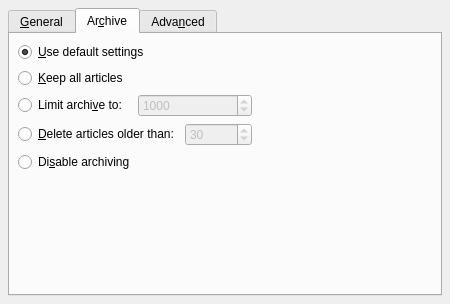
<?xml version="1.0" encoding="UTF-8"?>
<ui version="4.0">
 <class>Akregator::FeedPropertiesWidgetBase</class>
 <widget class="QWidget" name="Akregator::FeedPropertiesWidgetBase">
  <property name="geometry">
   <rect>
    <x>0</x>
    <y>0</y>
    <width>450</width>
    <height>304</height>
   </rect>
  </property>
  <property name="sizePolicy">
   <sizepolicy hsizetype="Preferred" vsizetype="Preferred">
    <horstretch>0</horstretch>
    <verstretch>0</verstretch>
   </sizepolicy>
  </property>
  <property name="windowTitle">
   <string>Feed Properties</string>
  </property>
  <layout class="QGridLayout">
   <property name="margin">
    <number>8</number>
   </property>
   <property name="spacing">
    <number>6</number>
   </property>
   <item row="0" column="0">
    <widget class="QTabWidget" name="tabWidget2">
     <property name="sizePolicy">
      <sizepolicy hsizetype="Preferred" vsizetype="Preferred">
       <horstretch>0</horstretch>
       <verstretch>0</verstretch>
      </sizepolicy>
     </property>
     <property name="currentIndex">
      <number>1</number>
     </property>
     <widget class="QWidget" name="tab1">
      <attribute name="title">
       <string>&amp;General</string>
      </attribute>
      <layout class="QGridLayout">
       <property name="margin">
        <number>8</number>
       </property>
       <property name="spacing">
        <number>6</number>
       </property>
       <item row="1" column="0">
        <widget class="QCheckBox" name="cb_updateInterval">
         <property name="text">
          <string>U&amp;se a custom update interval</string>
         </property>
        </widget>
       </item>
       <item row="2" column="0">
        <layout class="QHBoxLayout">
         <property name="spacing">
          <number>6</number>
         </property>
         <property name="margin">
          <number>0</number>
         </property>
         <item>
          <spacer>
           <property name="orientation">
            <enum>Qt::Horizontal</enum>
           </property>
           <property name="sizeType">
            <enum>QSizePolicy::Fixed</enum>
           </property>
           <property name="sizeHint" stdset="0">
            <size>
             <width>31</width>
             <height>20</height>
            </size>
           </property>
          </spacer>
         </item>
         <item>
          <widget class="QLabel" name="updateLabel">
           <property name="enabled">
            <bool>false</bool>
           </property>
           <property name="text">
            <string>Update &amp;every:</string>
           </property>
           <property name="buddy">
            <cstring>updateSpinBox</cstring>
           </property>
          </widget>
         </item>
         <item>
          <widget class="KIntSpinBox" name="updateSpinBox">
           <property name="enabled">
            <bool>false</bool>
           </property>
          </widget>
         </item>
         <item>
          <widget class="QComboBox" name="updateComboBox">
           <property name="enabled">
            <bool>false</bool>
           </property>
          </widget>
         </item>
        </layout>
       </item>
       <item row="3" column="0">
        <widget class="QCheckBox" name="checkBox_useNotification">
         <property name="text">
          <string>Notify when new articles arri&amp;ve</string>
         </property>
        </widget>
       </item>
       <item row="0" column="0">
        <layout class="QGridLayout">
         <property name="margin">
          <number>0</number>
         </property>
         <property name="spacing">
          <number>6</number>
         </property>
         <item row="1" column="0">
          <widget class="QLabel" name="textLabel3">
           <property name="text">
            <string>&amp;URL:</string>
           </property>
           <property name="buddy">
            <cstring>urlEdit</cstring>
           </property>
          </widget>
         </item>
         <item row="0" column="0">
          <widget class="QLabel" name="textLabel2">
           <property name="text">
            <string>&amp;Name:</string>
           </property>
           <property name="buddy">
            <cstring>feedNameEdit</cstring>
           </property>
          </widget>
         </item>
         <item row="0" column="1">
          <widget class="KLineEdit" name="feedNameEdit">
           <property name="sizePolicy">
            <sizepolicy hsizetype="Expanding" vsizetype="Fixed">
             <horstretch>1</horstretch>
             <verstretch>0</verstretch>
            </sizepolicy>
           </property>
           <property name="toolTip">
            <string>Display name of RSS column</string>
           </property>
          </widget>
         </item>
         <item row="1" column="1">
          <widget class="KLineEdit" name="urlEdit"/>
         </item>
        </layout>
       </item>
       <item row="4" column="0">
        <spacer>
         <property name="orientation">
          <enum>Qt::Vertical</enum>
         </property>
         <property name="sizeHint" stdset="0">
          <size>
           <width>20</width>
           <height>40</height>
          </size>
         </property>
        </spacer>
       </item>
      </layout>
     </widget>
     <widget class="QWidget" name="tab2">
      <attribute name="title">
       <string>Ar&amp;chive</string>
      </attribute>
      <layout class="QGridLayout">
       <property name="margin">
        <number>8</number>
       </property>
       <property name="spacing">
        <number>6</number>
       </property>
       <item row="0" column="0">
        <widget class="QRadioButton" name="rb_globalDefault">
         <property name="text">
          <string>&amp;Use default settings</string>
         </property>
         <property name="checked">
          <bool>true</bool>
         </property>
        </widget>
       </item>
       <item row="3" column="0">
        <widget class="QRadioButton" name="rb_disableArchiving">
         <property name="text">
          <string>Di&amp;sable archiving</string>
         </property>
        </widget>
       </item>
       <item row="2" column="0">
        <layout class="QHBoxLayout">
         <property name="spacing">
          <number>6</number>
         </property>
         <property name="margin">
          <number>0</number>
         </property>
         <item>
          <layout class="QVBoxLayout">
           <property name="spacing">
            <number>6</number>
           </property>
           <property name="margin">
            <number>0</number>
           </property>
           <item>
            <layout class="QHBoxLayout">
             <property name="spacing">
              <number>6</number>
             </property>
             <property name="margin">
              <number>0</number>
             </property>
             <item>
              <widget class="QRadioButton" name="rb_limitArticleNumber">
               <property name="text">
                <string>Limit archi&amp;ve to:</string>
               </property>
              </widget>
             </item>
             <item>
              <widget class="KIntSpinBox" name="sb_maxArticleNumber">
               <property name="enabled">
                <bool>false</bool>
               </property>
               <property name="maximum">
                <number>999999999</number>
               </property>
               <property name="value">
                <number>1000</number>
               </property>
              </widget>
             </item>
            </layout>
           </item>
           <item>
            <layout class="QHBoxLayout">
             <property name="spacing">
              <number>6</number>
             </property>
             <property name="margin">
              <number>0</number>
             </property>
             <item>
              <widget class="QRadioButton" name="rb_limitArticleAge">
               <property name="text">
                <string>&amp;Delete articles older than:</string>
               </property>
              </widget>
             </item>
             <item>
              <widget class="KIntSpinBox" name="sb_maxArticleAge">
               <property name="enabled">
                <bool>false</bool>
               </property>
               <property name="maximum">
                <number>999999999</number>
               </property>
               <property name="value">
                <number>30</number>
               </property>
              </widget>
             </item>
            </layout>
           </item>
          </layout>
         </item>
         <item>
          <spacer>
           <property name="orientation">
            <enum>Qt::Horizontal</enum>
           </property>
           <property name="sizeType">
            <enum>QSizePolicy::Expanding</enum>
           </property>
           <property name="sizeHint" stdset="0">
            <size>
             <width>99</width>
             <height>20</height>
            </size>
           </property>
          </spacer>
         </item>
        </layout>
       </item>
       <item row="4" column="0">
        <spacer>
         <property name="orientation">
          <enum>Qt::Vertical</enum>
         </property>
         <property name="sizeHint" stdset="0">
          <size>
           <width>20</width>
           <height>40</height>
          </size>
         </property>
        </spacer>
       </item>
       <item row="1" column="0">
        <widget class="QRadioButton" name="rb_keepAllArticles">
         <property name="text">
          <string>&amp;Keep all articles</string>
         </property>
        </widget>
       </item>
      </layout>
     </widget>
     <widget class="QWidget" name="tab3">
      <attribute name="title">
       <string>Adva&amp;nced</string>
      </attribute>
      <layout class="QGridLayout">
       <property name="margin">
        <number>8</number>
       </property>
       <property name="spacing">
        <number>6</number>
       </property>
       <item row="1" column="0">
        <spacer>
         <property name="orientation">
          <enum>Qt::Vertical</enum>
         </property>
         <property name="sizeHint" stdset="0">
          <size>
           <width>414</width>
           <height>141</height>
          </size>
         </property>
        </spacer>
       </item>
       <item row="0" column="0">
        <layout class="QVBoxLayout">
         <property name="spacing">
          <number>6</number>
         </property>
         <property name="margin">
          <number>0</number>
         </property>
         <item>
          <widget class="QCheckBox" name="checkBox_loadWebsite">
           <property name="text">
            <string>Load the &amp;full website when reading articles</string>
           </property>
          </widget>
         </item>
         <item>
          <widget class="QCheckBox" name="checkBox_markRead">
           <property name="text">
            <string>Mar&amp;k articles as read when they arrive</string>
           </property>
          </widget>
         </item>
        </layout>
       </item>
      </layout>
     </widget>
    </widget>
   </item>
  </layout>
 </widget>
 <customwidgets>
  <customwidget>
   <class>KLineEdit</class>
   <extends>QLineEdit</extends>
   <header>klineedit.h</header>
  </customwidget>
  <customwidget>
   <class>KIntSpinBox</class>
   <extends>QSpinBox</extends>
   <header>knuminput.h</header>
  </customwidget>
 </customwidgets>
 <resources/>
 <connections/>
</ui>
